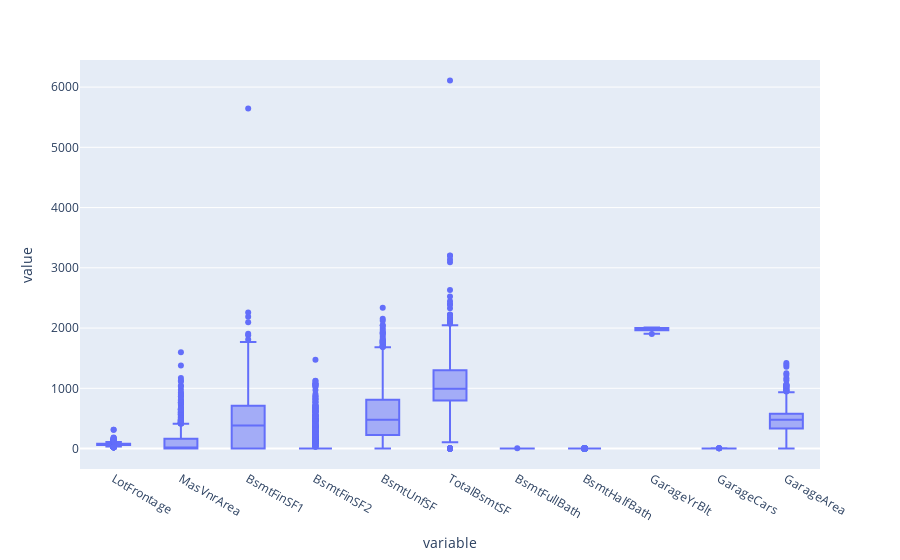

Notebook source saved alongside this figure:
### Code cell
px.box(train[['LotFrontage', 'MasVnrArea', 'BsmtFinSF1', 'BsmtFinSF2', 'BsmtUnfSF',
       'TotalBsmtSF', 'BsmtFullBath', 'BsmtHalfBath', 'GarageYrBlt',
       'GarageCars', 'GarageArea']])

### Figure 1 — Plotly figure (JSON) as saved in the notebook; plotly's stock layout.template omitted (floating-point values rounded to 4 significant figures; data arrays with more than 128 entries replaced by an {"elided": "..."} marker saying what was removed)
{"data": [{"alignmentgroup": "True", "hovertemplate": "variable=%{x}<br>value=%{y}<extra></extra>", "legendgroup": "", "marker": {"color": "#636efa"}, "name": "", "notched": false, "offsetgroup": "", "orientation": "v", "showlegend": false, "type": "box", "x": {"elided": "16060 str values"}, "x0": " ", "xaxis": "x", "y": {"elided": "16060 float values"}, "y0": " ", "yaxis": "y"}], "layout": {"boxmode": "group", "legend": {"tracegroupgap": 0}, "margin": {"t": 60}, "xaxis": {"anchor": "y", "domain": [0, 1], "title": {"text": "variable"}}, "yaxis": {"anchor": "x", "domain": [0, 1], "title": {"text": "value"}}}}
